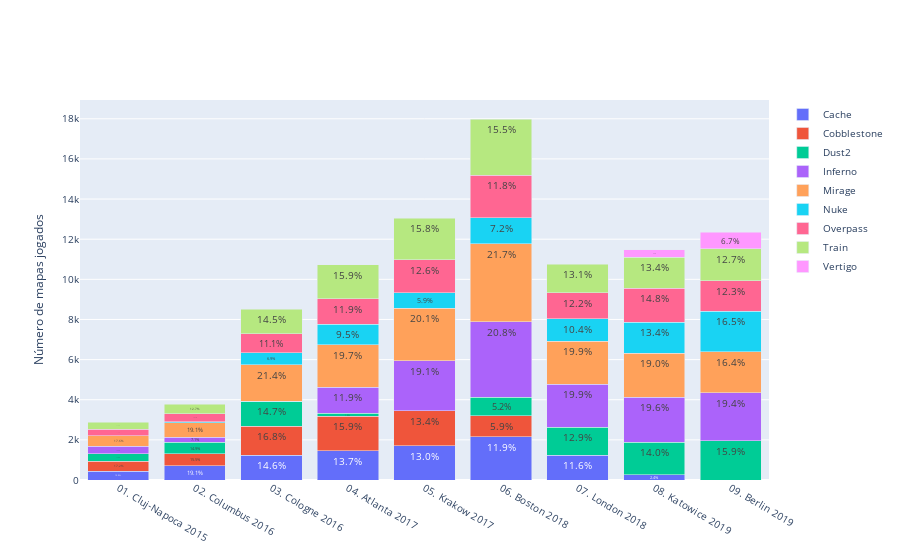

Notebook code for this chart:
### Code cell
fig = go.Figure()
for _map in maps:
    fig.add_bar(name=_map,x=gb[gb._map==_map].time_period,y=gb[gb._map==_map].team, # type: ignore
                text=gb_text[gb_text._map==_map].percentage,textposition='inside') 

fig.update_layout(barmode='stack',legend=dict(traceorder='normal'),yaxis_title='Número de mapas jogados',font=dict(size=10))
fig.show()

### Figure 1 — Plotly figure (JSON) as saved in the notebook; plotly's stock layout.template omitted (floating-point values rounded to 4 significant figures)
{"data": [{"name": "Cache", "text": ["15.0%", "19.1%", "14.6%", "13.7%", "13.0%", "11.9%", "11.6%", "2.4%"], "textposition": "inside", "type": "bar", "x": ["01. Cluj-Napoca 2015", "02. Columbus 2016", "03. Cologne 2016", "04. Atlanta 2017", "05. Krakow 2017", "06. Boston 2018", "07. London 2018", "08. Katowice 2019"], "y": [434, 722, 1240, 1468, 1702, 2146, 1244, 270]}, {"name": "Cobblestone", "text": ["17.2%", "15.5%", "16.8%", "15.9%", "13.4%", "5.9%"], "textposition": "inside", "type": "bar", "x": ["01. Cluj-Napoca 2015", "02. Columbus 2016", "03. Cologne 2016", "04. Atlanta 2017", "05. Krakow 2017", "06. Boston 2018"], "y": [496, 588, 1428, 1708, 1750, 1056]}, {"name": "Dust2", "text": ["12.8%", "14.9%", "14.7%", "1.5%", "5.2%", "12.9%", "14.0%", "15.9%"], "textposition": "inside", "type": "bar", "x": ["01. Cluj-Napoca 2015", "02. Columbus 2016", "03. Cologne 2016", "04. Atlanta 2017", "06. Boston 2018", "07. London 2018", "08. Katowice 2019", "09. Berlin 2019"], "y": [370, 564, 1254, 158, 928, 1384, 1610, 1960]}, {"name": "Inferno", "text": ["13.4%", "7.1%", "0.1%", "11.9%", "19.1%", "20.8%", "19.9%", "19.6%", "19.4%"], "textposition": "inside", "type": "bar", "x": ["01. Cluj-Napoca 2015", "02. Columbus 2016", "03. Cologne 2016", "04. Atlanta 2017", "05. Krakow 2017", "06. Boston 2018", "07. London 2018", "08. Katowice 2019", "09. Berlin 2019"], "y": [388, 268, 6, 1276, 2492, 3744, 2142, 2256, 2398]}, {"name": "Mirage", "text": ["17.6%", "19.1%", "21.4%", "19.7%", "20.1%", "21.7%", "19.9%", "19.0%", "16.4%"], "textposition": "inside", "type": "bar", "x": ["01. Cluj-Napoca 2015", "02. Columbus 2016", "03. Cologne 2016", "04. Atlanta 2017", "05. Krakow 2017", "06. Boston 2018", "07. London 2018", "08. Katowice 2019", "09. Berlin 2019"], "y": [508, 722, 1820, 2120, 2624, 3898, 2138, 2188, 2024]}, {"name": "Nuke", "text": ["1.3%", "6.9%", "9.5%", "5.9%", "7.2%", "10.4%", "13.4%", "16.5%"], "textposition": "inside", "type": "bar", "x": ["02. Columbus 2016", "03. Cologne 2016", "04. Atlanta 2017", "05. Krakow 2017", "06. Boston 2018", "07. London 2018", "08. Katowice 2019", "09. Berlin 2019"], "y": [50, 586, 1020, 766, 1296, 1120, 1536, 2038]}, {"name": "Overpass", "text": ["11.6%", "10.1%", "11.1%", "11.9%", "12.6%", "11.8%", "12.2%", "14.8%", "12.3%"], "textposition": "inside", "type": "bar", "x": ["01. Cluj-Napoca 2015", "02. Columbus 2016", "03. Cologne 2016", "04. Atlanta 2017", "05. Krakow 2017", "06. Boston 2018", "07. London 2018", "08. Katowice 2019", "09. Berlin 2019"], "y": [334, 384, 948, 1280, 1650, 2126, 1306, 1704, 1518]}, {"name": "Train", "text": ["11.9%", "12.7%", "14.5%", "15.9%", "15.8%", "15.5%", "13.1%", "13.4%", "12.7%"], "textposition": "inside", "type": "bar", "x": ["01. Cluj-Napoca 2015", "02. Columbus 2016", "03. Cologne 2016", "04. Atlanta 2017", "05. Krakow 2017", "06. Boston 2018", "07. London 2018", "08. Katowice 2019", "09. Berlin 2019"], "y": [344, 482, 1230, 1706, 2056, 2796, 1410, 1534, 1574]}, {"name": "Vertigo", "text": ["3.4%", "6.7%"], "textposition": "inside", "type": "bar", "x": ["08. Katowice 2019", "09. Berlin 2019"], "y": [388, 830]}], "layout": {"barmode": "stack", "font": {"size": 10}, "legend": {"traceorder": "normal"}, "yaxis": {"title": {"text": "Número de mapas jogados"}}}}
